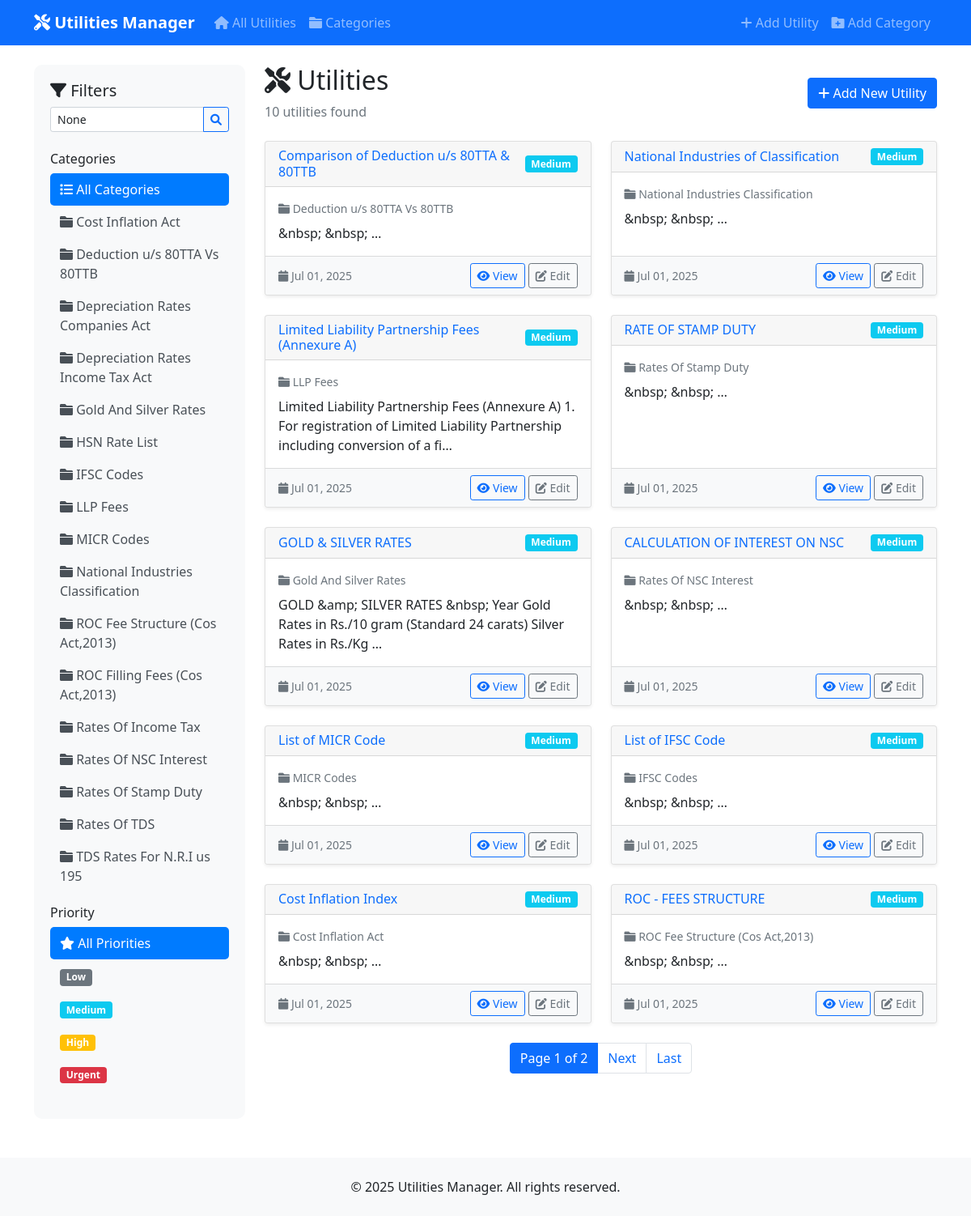
The page /utilities/ on the database as committed earlier.
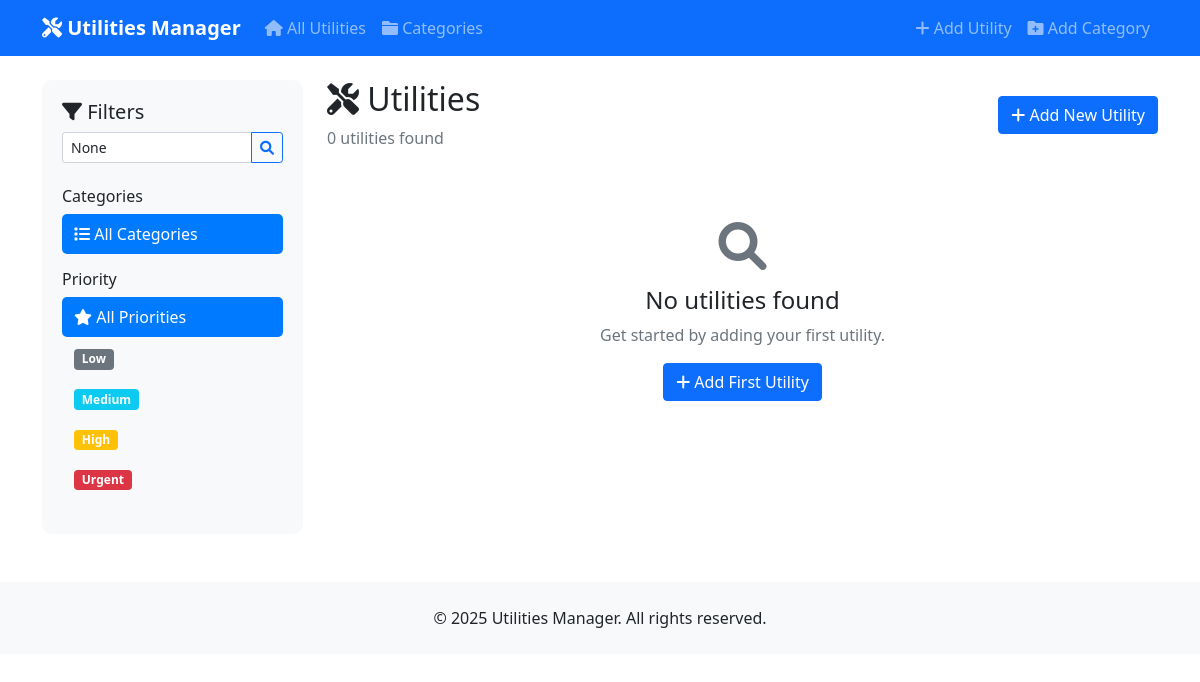
The same page on the database as committed later.
### utilities/models.py (models this page shows, shortened)
class Category(models.Model):
    name = models.CharField(max_length=200, unique=True)
    display_name = models.CharField(max_length=200)
    description = models.TextField(blank=True, null=True)
    parent = models.ForeignKey('self', on_delete=models.CASCADE, null=True, blank=True, related_name='subcategories')
    is_active = models.BooleanField(default=True)
    created_at = models.DateTimeField(auto_now_add=True)
    updated_at = models.DateTimeField(auto_now=True)
    class Meta:
        verbose_name_plural = "Categories"
        ordering = ['display_name']

class Utility(models.Model):
    PRIORITY_CHOICES = [
        ('low', 'Low'),
        ('medium', 'Medium'),
        ('high', 'High'),
        ('urgent', 'Urgent'),
    ]
    title = models.CharField(max_length=300)
    category = models.ForeignKey(Category, on_delete=models.CASCADE, related_name='utilities')
    content = RichTextField()
    priority = models.CharField(max_length=10, choices=PRIORITY_CHOICES, default='medium')
    is_published = models.BooleanField(default=True)
    is_featured = models.BooleanField(default=False)
    tags = models.CharField(max_length=500, blank=True, help_text="Comma separated tags")
    meta_title = models.CharField(max_length=200, blank=True)
    meta_description = models.TextField(max_length=300, blank=True)
    created_at = models.DateTimeField(auto_now_add=True)
    updated_at = models.DateTimeField(auto_now=True)
    published_at = models.DateTimeField(null=True, blank=True)
    class Meta:
        ordering = ['-created_at']
        verbose_name_plural = "Utilities"
    def get_tags_list(self):
        if self.tags:
            return [tag.strip() for tag in self.tags.split(',')]
        return []

### utilities/views.py (the view)
# urls.py: path('', views.utility_list, name='utility_list'),
def utility_list(request):
    utilities = Utility.objects.select_related('category').filter(is_published=True)
    categories = Category.objects.filter(is_active=True, parent=None).prefetch_related('subcategories')
    category_id = request.GET.get('category')
    if category_id:
        utilities = utilities.filter(category_id=category_id)
    search_query = request.GET.get('search')
    if search_query:
        utilities = utilities.filter(
            Q(title__icontains=search_query) |
            Q(content__icontains=search_query) |
            Q(tags__icontains=search_query)
        )
    priority = request.GET.get('priority')
    if priority:
        utilities = utilities.filter(priority=priority)
    paginator = Paginator(utilities, 10)
    page_number = request.GET.get('page')
    page_obj = paginator.get_page(page_number)
    context = {
        'utilities': page_obj,
        'categories': categories,
        'selected_category': category_id,
        'search_query': search_query,
        'selected_priority': priority,
        'priority_choices': Utility.PRIORITY_CHOICES,
    }
    return render(request, 'utilities/utility_list.html', context)

### templates/utilities/utility_list.html (shortened to what the changed rows need)
{% extends 'utilities/base.html' %}
{% block content %}
<div class="row">
    <div class="col-lg-3">
        <div class="sidebar">
            <div class="mb-3">
                <a href="{% url 'utility_list' %}" class="category-link {% if not selected_category %}active{% endif %}">
                    <i class="fas fa-list"></i> All Categories
                </a>
                {% for category in categories %}
                    <a href="?category={{ category.id }}"
                       class="category-link {% if selected_category == category.id|stringformat:'s' %}active{% endif %}">
                        <i class="fas fa-folder"></i> {{ category.display_name }}
                    </a>
                {% endfor %}
            </div>
            <div class="mb-3">
                {% for priority_value, priority_label in priority_choices %}
                    <a href="?priority={{ priority_value }}{% if selected_category %}&category={{ selected_category }}{% endif %}"
                       class="category-link {% if selected_priority == priority_value %}active{% endif %}">
                        <span class="badge bg-{% if priority_value == 'urgent' %}danger{% elif priority_value == 'high' %}warning{% elif priority_value == 'medium' %}info{% else %}secondary{% endif %} me-2">{{ priority_label }}</span>
                    </a>
                {% endfor %}
            </div>
        </div>
    </div>
    <div class="col-lg-9">
        <div class="d-flex justify-content-between align-items-center mb-4">
            <div>
                <h2>
                    <i class="fas fa-tools"></i> Utilities
                </h2>
                <p class="text-muted mb-0">{{ utilities|length }} utilities found</p>
            </div>
        </div>
        {% if utilities %}
            <div class="row">
                {% for utility in utilities %}
                    <div class="col-md-6 mb-4">
                        <div class="card h-100">
                            <div class="card-header d-flex justify-content-between align-items-center">
                                <h6 class="mb-0">
                                    <a href="{% url 'utility_detail' utility.pk %}" class="text-decoration-none">
                                        {{ utility.title|truncatechars:50 }}
                                    </a>
                                </h6>
                                <span class="badge bg-{% if utility.priority == 'urgent' %}danger{% elif utility.priority == 'high' %}warning{% elif utility.priority == 'medium' %}info{% else %}secondary{% endif %} priority-badge">
                                    {{ utility.get_priority_display }}
                                </span>
                            </div>
                            <div class="card-body">
                                <p class="text-muted small mb-2">
                                    <i class="fas fa-folder"></i> {{ utility.category.display_name }}
                                </p>
                                <div class="utility-content">
                                    {{ utility.content|striptags|truncatechars:150 }}
                                </div>
                            </div>
                            <div class="card-footer bg-light">
                                <div class="d-flex justify-content-between align-items-center">
                                    <small class="text-muted">
                                        <i class="fas fa-calendar"></i> {{ utility.created_at|date:"M d, Y" }}
                                    </small>
                                    <div>
                                        <a href="{% url 'utility_detail' utility.pk %}" class="btn btn-outline-primary btn-sm">
                                            <i class="fas fa-eye"></i> View
                                        </a>
                                        <a href="{% url 'utility_edit' utility.pk %}" class="btn btn-outline-secondary btn-sm">
                                            <i class="fas fa-edit"></i> Edit
                                        </a>
                                    </div>
                                </div>
                            </div>
                        </div>
                    </div>
                {% endfor %}
            </div>
            {% if utilities.has_other_pages %}
                <nav aria-label="Utilities pagination">
                    <ul class="pagination justify-content-center">
                        <li class="page-item active">
                            <span class="page-link">
                                Page {{ utilities.number }} of {{ utilities.paginator.num_pages }}
                            </span>
                        </li>
                        {% if utilities.has_next %}
                            <li class="page-item">
                                <a class="page-link" href="?page={{ utilities.next_page_number }}">Next</a>
                            </li>
                            <li class="page-item">
                                <a class="page-link" href="?page={{ utilities.paginator.num_pages }}">Last</a>
                            </li>
                        {% endif %}
                    </ul>
                </nav>
            {% endif %}
        {% else %}
            <div class="text-center py-5">
                <i class="fas fa-search fa-3x text-muted mb-3"></i>
                <h4>No utilities found</h4>
                <p class="text-muted">
                    {% if search_query %}
                        No utilities match your search criteria. Try different keywords.
                    {% else %}
                        Get started by adding your first utility.
                    {% endif %}
                </p>
                <a href="{% url 'utility_add' %}" class="btn btn-primary">
                    <i class="fas fa-plus"></i> Add First Utility
                </a>
            </div>
        {% endif %}
    </div>
</div>
{% endblock %}

Rows that differ between the two databases and show on the page:
removed Category: display_name "Cost Inflation Act"
removed Category: display_name "Deduction u/s 80TTA Vs 80TTB"
removed Category: display_name "Depreciation Rates Companies Act"
removed Category: display_name "Depreciation Rates Income Tax Act"
removed Category: display_name "Gold And Silver Rates"
removed Category: display_name "HSN Rate List"
removed Category: display_name "IFSC Codes"
removed Category: display_name "LLP Fees"
removed Category: display_name "MICR Codes"
removed Category: display_name "National Industries Classification"
removed Category: display_name "ROC Fee Structure (Cos Act,2013)"
removed Category: display_name "ROC Filling Fees (Cos Act,2013)"
removed Category: display_name "Rates Of Income Tax"
removed Category: display_name "Rates Of NSC Interest"
removed Category: display_name "Rates Of Stamp Duty"
removed Category: display_name "Rates Of TDS"
removed Category: display_name "TDS Rates For N.R.I us 195"
removed Utility: title "Comparison of Deduction u/s 80TTA & 80TTB", priority "Medium", category.display_name "Deduction u/s 80TTA Vs 80TTB", content "&nbsp; &nbsp; …", created_at "Jul 01, 2025"
removed Utility: title "National Industries of Classification", priority "Medium", category.display_name "National Industries Classification", content "&nbsp; &nbsp; …", created_at "Jul 01, 2025"
removed Utility: title "Limited Liability Partnership Fees (Annexure A)", priority "Medium", category.display_name "LLP Fees", content "Limited Liability Partnership Fees (Annexure A) 1. For registration of Limited Liability Partnership including conversion of a fi…", created_at "Jul 01, 2025"
removed Utility: title "RATE OF STAMP DUTY", priority "Medium", category.display_name "Rates Of Stamp Duty", content "&nbsp; &nbsp; …", created_at "Jul 01, 2025"
removed Utility: title "GOLD & SILVER RATES", priority "Medium", category.display_name "Gold And Silver Rates", content "GOLD &amp; SILVER RATES &nbsp; Year Gold Rates in Rs./10 gram (Standard 24 carats) Silver Rates in Rs./Kg …", created_at "Jul 01, 2025"
removed Utility: title "CALCULATION OF INTEREST ON NSC", priority "Medium", category.display_name "Rates Of NSC Interest", content "&nbsp; &nbsp; …", created_at "Jul 01, 2025"
removed Utility: title "List of MICR Code", priority "Medium", category.display_name "MICR Codes", content "&nbsp; &nbsp; …", created_at "Jul 01, 2025"
removed Utility: title "List of IFSC Code", priority "Medium", category.display_name "IFSC Codes", content "&nbsp; &nbsp; …", created_at "Jul 01, 2025"
removed Utility: title "Cost Inflation Index", priority "Medium", category.display_name "Cost Inflation Act", content "&nbsp; &nbsp; …", created_at "Jul 01, 2025"
removed Utility: title "ROC - FEES STRUCTURE", priority "Medium", category.display_name "ROC Fee Structure (Cos Act,2013)", content "&nbsp; &nbsp; …", created_at "Jul 01, 2025"
Other text that changed with them:
{{ utilities|length }}: "10" → "0"
{{ utilities.number }}: "1" → (not shown)
{{ utilities.paginator.num_pages }}: "2" → (not shown)
text no longer shown: "Page of Next Last"
text now shown: "No utilities found Get started by adding your first utility. Add First Utility"
